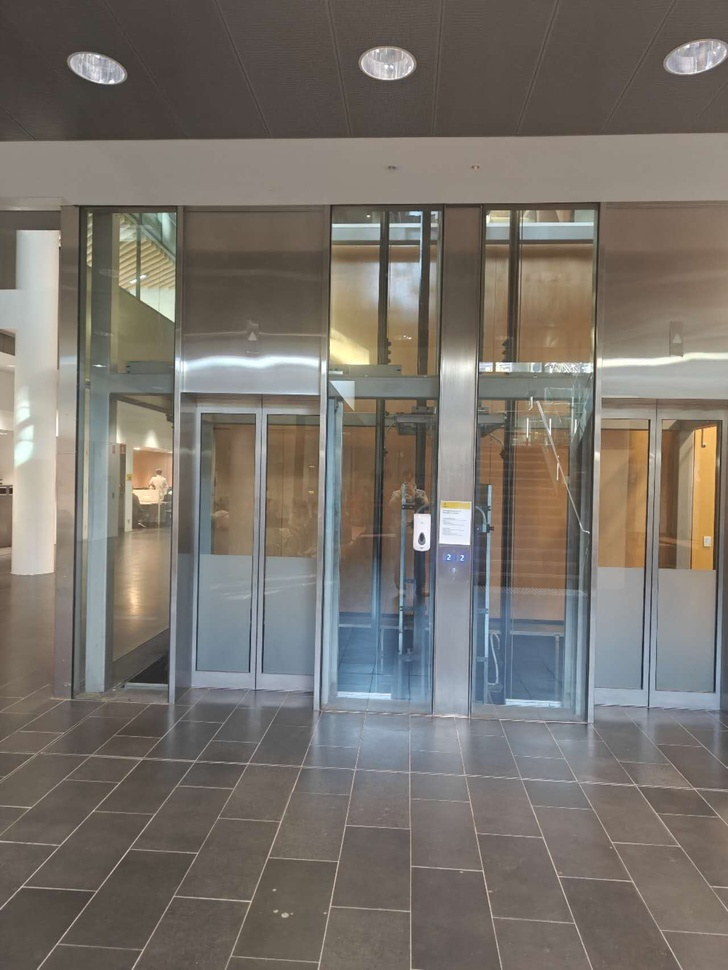
#> input picture quiz2/image1.jpg, 728 x 970 px, shrunk from 1280 x 1706 before the run
$ jupyter execute 1.ipynb   (older library calls are emulated)
#> lines starting #> are read from the running program, lines starting #| are printed output that depends on the picture
[cell 1]
import cv2
import matplotlib.pyplot as plt
import numpy as np

# 读取灰度图像
img = cv2.imread("image1.jpg", cv2.IMREAD_GRAYSCALE)
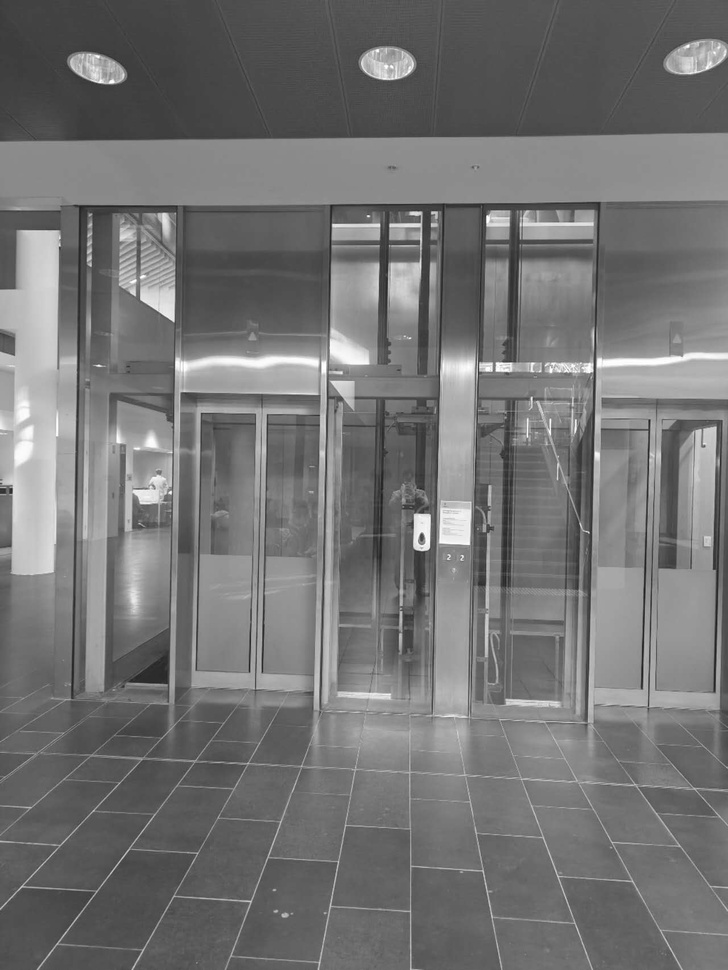
#> img: shape (970, 728); min 28, max 255, mean 115.5

# 计算 Laplacian 并转换为可视化格式
laplacian = cv2.Laplacian(img, cv2.CV_64F)
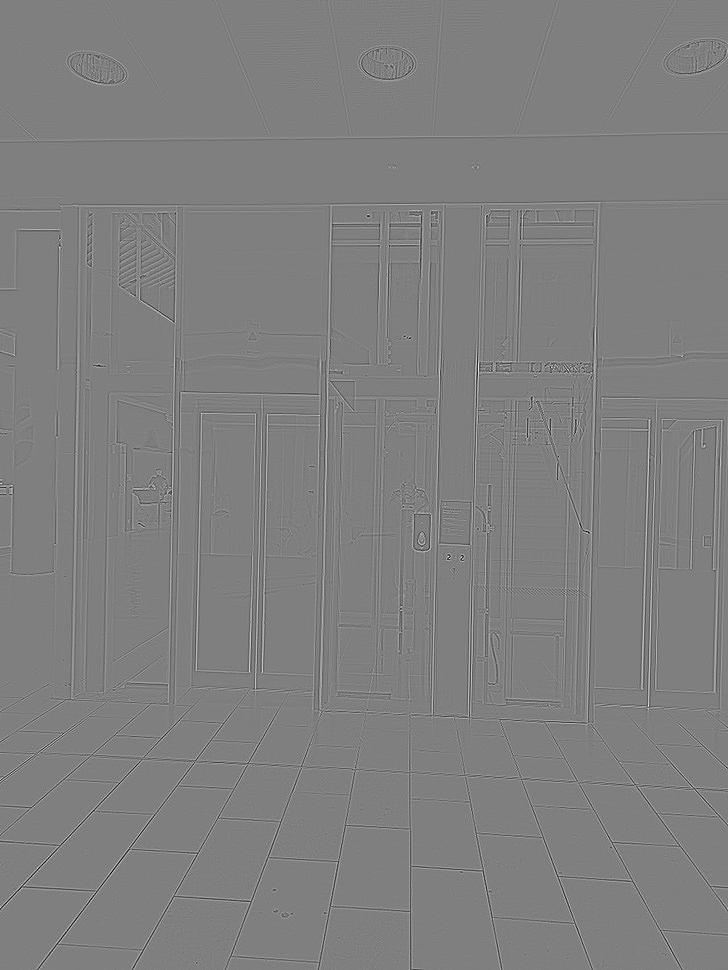
#> laplacian: shape (970, 728) float64; min -288, max 288, mean 0; drawn with min black and max white
laplacian = cv2.convertScaleAbs(laplacian)  # 转换为 0-255 uint8 图像
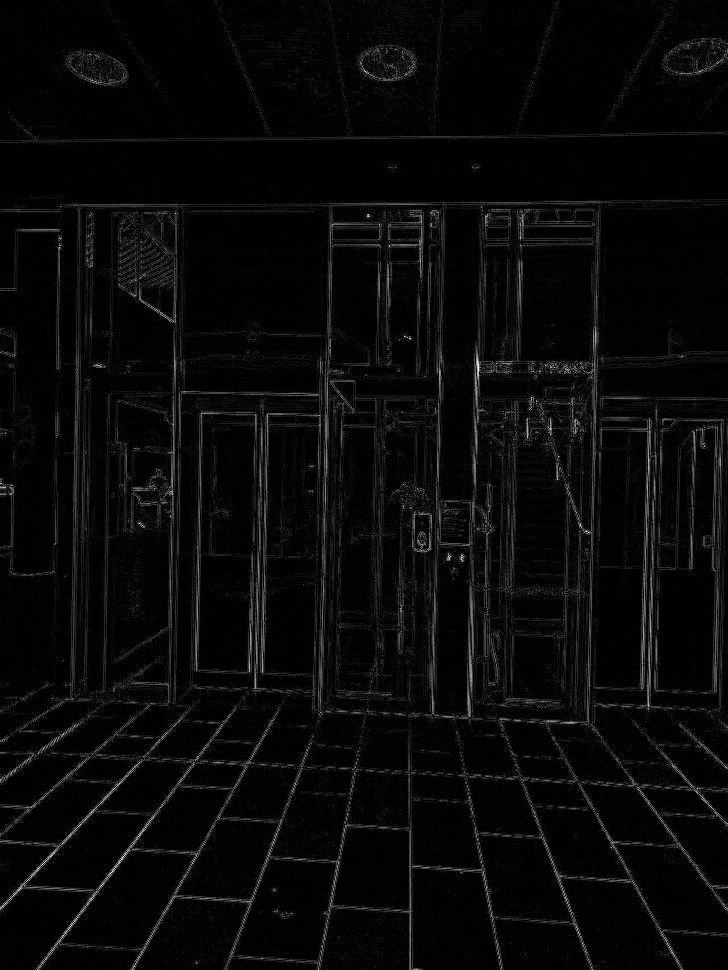
#> laplacian: shape (970, 728); min 0, max 255, mean 9.1

# 显示结果
plt.subplot(1, 2, 1)
plt.title("Original")
plt.imshow(img, cmap='gray')

plt.subplot(1, 2, 2)
plt.title("Laplacian")
plt.imshow(laplacian, cmap='gray')

plt.show()
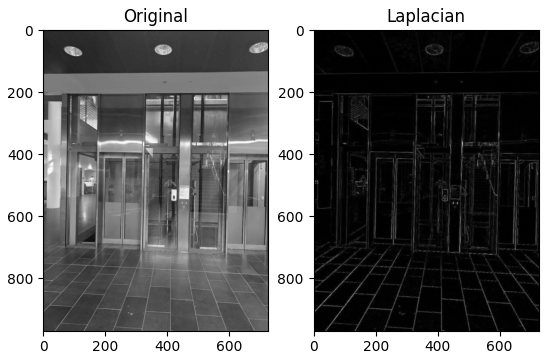
#> figure drawn by matplotlib, 2 panels

$ run again, with quiz2/image2.jpg copied over quiz2/image1.jpg
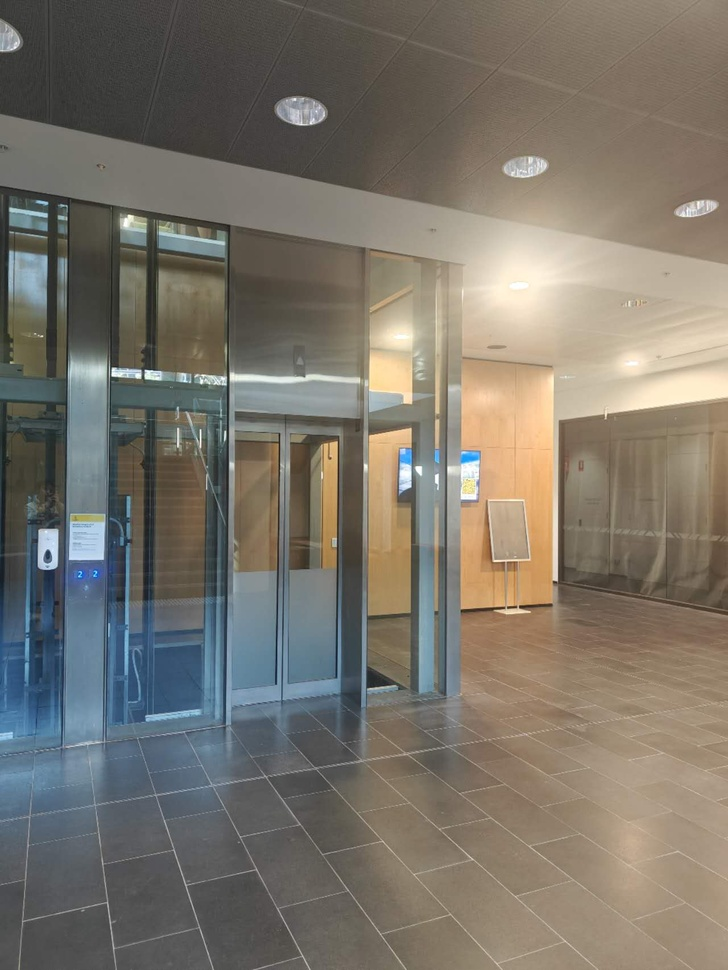
#> input picture quiz2/image2.jpg, 728 x 970 px, shrunk from 1280 x 1706 before the run
#> `laplacian = cv2.convertScaleAbs(laplacian)`:
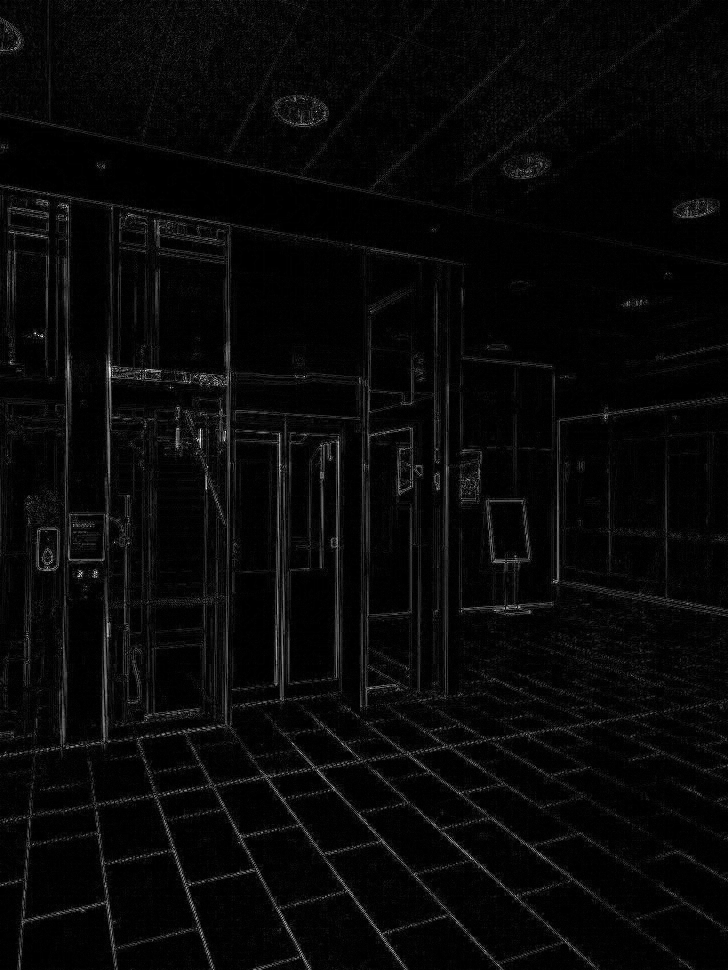
#> laplacian: shape (970, 728); min 0, max 255, mean 8.1
#> `plt.show()`:
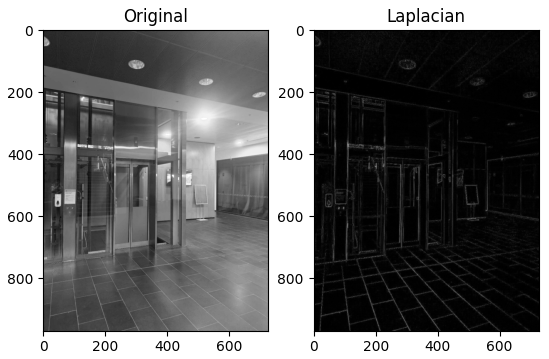
#> figure drawn by matplotlib, 2 panels
